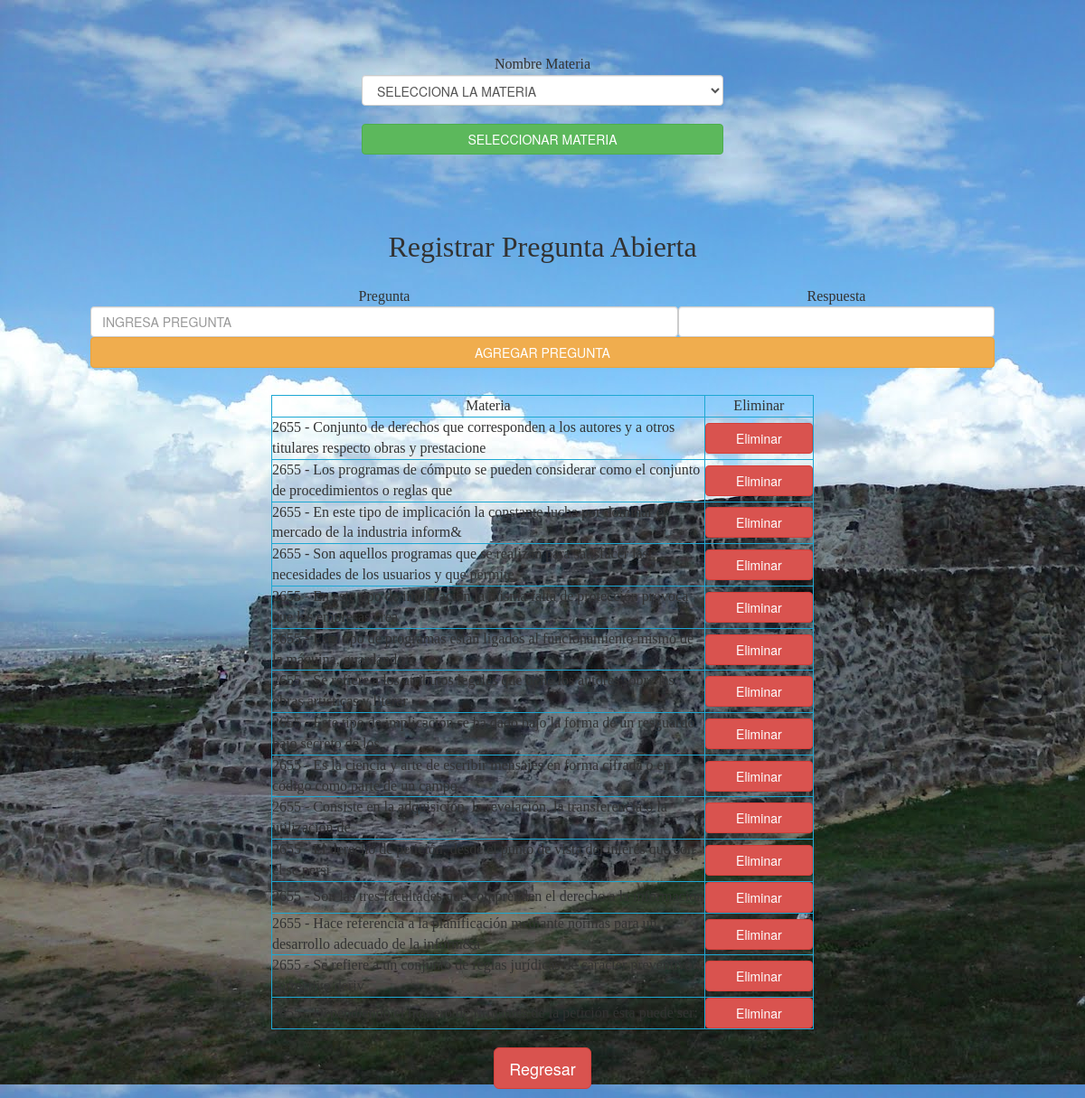
Screenshot of /controlador/Tareas/operacionpa.php?cn_materia=2655 (signed in) with the database file from the repository.
### tables this page shows
CREATE TABLE IF NOT EXISTS `preguntasc` (
  `id_preguntac` int(11) NOT NULL AUTO_INCREMENT,
  `id_materia` varchar(6) DEFAULT NULL,
  `preguntac` varchar(100) DEFAULT NULL,
  `respuesta` varchar(80) DEFAULT NULL,
  `id_profesor` varchar(9) DEFAULT NULL,
  PRIMARY KEY (`id_preguntac`),
  KEY `id_materia_idz` (`id_materia`)
);

### controlador/Tareas/operacionpa.php (the view, shortened to what this page needs)
<!DOCTYPE html>
<html lang="es">
<head>
    <link href="../../resources/bootstrap/dist/css/bootstrap.css" rel="stylesheet">
    <link href="../../resources/font-awesome/css/font-awesome.min.css" rel="stylesheet">
    <link rel="stylesheet" type="text/css" href="../../resources/css/sweetalert.css">
</head>
<body background="../../resources/img/acozac2.jpg">
<br/><br/><br/>
<form method="post" name="selmateria">
<table width="400" border="0" align="center">
    <tr>
      <td align="center"><font face="Impact" color="#323232" size="3">Nombre Materia</font><br/></td>
    </tr>
    <tr>
      <td align="center"><select name="cn_materia" required class="form-control">
          <option value="">SELECCIONA LA MATERIA</option>
        </select><br/>
      </td>
    </tr>
    <tr>
      <td align="center"><input type="submit" class="btn btn-success btn-block" name="SELMATERIA" value="SELECCIONAR MATERIA" ></td>
    </tr>
</table>
</form>
<?php
if(isset($_REQUEST['cn_materia'])){
if(isset($_SESSION["matricula"]) and isset($_SESSION['tipo_usuario'])){
	if($_SESSION['tipo_usuario']==1){
		if(isset($_POST['AGREGARPRE'])){
			require("../../entidades/Bases de datos/conexion.php");
			$query="INSERT INTO preguntasc(id_materia, preguntac, respuesta,id_profesor) VALUES ('".htmlentities($_REQUEST['cn_materia'])."', '".htmlentities($_REQUEST['cn_pregunta'])."', '".htmlentities($_REQUEST['cn_resp'])."', '".htmlentities($_SESSION["matricula"])."')";
			$result = $con-> query($query);
			mysqli_close($con);
			header("location:operacionpa.php?cn_materia=".$_REQUEST['cn_materia']);
		}else{?>
<br/><br/><br/><br/>
<form method="post" name="agregap">
<table width="1000" border="0" align="center">
  <tbody>
    <tr>
      <td colspan="6" align="center"><font face="Impact" color="#323232" size="6">Registrar Pregunta Abierta</font><br/><br/></td>
    </tr>
    <tr>
      <td align="center"><font face="Impact" color="#323232" size="3">Pregunta</font><br/></td>
      <td align="center" width="100"><font face="Impact" color="#323232" size="3">Respuesta</font><br/></td>
    </tr>
    <tr>
      <td align="center"><input type="text" class="form-control" name="cn_pregunta" placeholder="INGRESA PREGUNTA" required></td>
      <td align="center" width="350"><input type="text" class="form-control" name="cn_resp" min="0" max="1" required></td>
    </tr>
    <tr>
      <td align="center" colspan="6"><input type="submit" class="btn btn-warning btn-block" name="AGREGARPRE" value="AGREGAR PREGUNTA" ></td>
    </tr>
  </tbody>
</table>
</form>
<p>&nbsp;</p>
<table width="600" border="1" align="center" bordercolor="#1DA8D3">
  <tbody>
    <tr>
      <td width="390" align="center"><font face="Impact" color="#323232" size="3">Materia</font></td>
      <td width="98" align="center"><font face="Impact" color="#323232" size="3">Eliminar</font></td>
    </tr>
    <?php
	require("../../entidades/Bases de datos/conexion.php");
	$query="SELECT * FROM preguntasc where id_materia=".$_REQUEST['cn_materia']." and id_profesor='".$_SESSION["matricula"]."'";
	$result = $con-> query($query);
	if(mysqli_num_rows($result)>0)
		while($materia=mysqli_fetch_array($result)){
	?>
    		<tr>
      			<td><font face="Impact" color="#323232" size="3"><?php echo utf8_encode($materia[1]." - ".$materia[2]);?></font></td>
      			<td align="center"><a href="?ELIMINAR=1&<?php echo utf8_encode("cn_pre=".$materia[0]."&cn_materia=".$materia[1]);?>" class="btn btn-danger btn-block">Eliminar</a></td>
    		</tr>
  <?php
		}
}
	?>
  </tbody>
</table>
<?php
	}
}
}
?>
<br>
<p align="center"><a href="../../workflow/Workpage/workspaceP.php" class="btn btn-danger btn-lg">Regresar</a></p>
</body>
</html>

### rows the page displays
preguntasc: utf8_encode($materia[1]." - ".$materia[2]) "2655 - Conjunto de derechos que corresponden a los autores y a otros titulares respecto obras y prestacione"
preguntasc: utf8_encode($materia[1]." - ".$materia[2]) "2655 - Los programas de cómputo se pueden considerar como el conjunto de procedimientos o reglas que"
preguntasc: utf8_encode($materia[1]." - ".$materia[2]) "2655 - En este tipo de implicación la constante lucha por dominar el mercado de la industria inform&"
preguntasc: utf8_encode($materia[1]." - ".$materia[2]) "2655 - Son aquellos programas que se realizan para satisfacer las necesidades de los usuarios y que permite"
preguntasc: utf8_encode($materia[1]." - ".$materia[2]) "2655 - En este tipo de implicación la misma falta de protección provoca que las empresas crea"
preguntasc: utf8_encode($materia[1]." - ".$materia[2]) "2655 - Este tipo de programas están ligados al funcionamiento mismo de la máquina, guardando"
preguntasc: utf8_encode($materia[1]." - ".$materia[2]) "2655 - Se refiere a los atributos legales que tiene los autores sobre las obras artísticas y literar"
preguntasc: utf8_encode($materia[1]." - ".$materia[2]) "2655 - Éste tipo de implicación se ha dado bajo la forma de un resguardo bajo secreto de los"
preguntasc: utf8_encode($materia[1]." - ".$materia[2]) "2655 - Es la ciencia y arte de escribir mensajes en forma cifrada o en código como parte de un campo"
preguntasc: utf8_encode($materia[1]." - ".$materia[2]) "2655 - Consiste en la adquisición, la revelación, la transferencia o la utilización de"
preguntasc: utf8_encode($materia[1]." - ".$materia[2]) "2655 - El derecho de petición, desde el punto de vista del interés que con él se persi"
preguntasc: utf8_encode($materia[1]." - ".$materia[2]) "2655 - Son las tres facultades que comprenden el derecho a la información"
preguntasc: utf8_encode($materia[1]." - ".$materia[2]) "2655 - Hace referencia a la planificación mediante normas para un desarrollo adecuado de la inform&a"
preguntasc: utf8_encode($materia[1]." - ".$materia[2]) "2655 - Se refiere a un conjunto de reglas jurídicas de carácter preventivo y correctivo deriv"
preguntasc: utf8_encode($materia[1]." - ".$materia[2]) "2655 - Dependiendo el número de firmantes de la petición ésta puede ser:"
